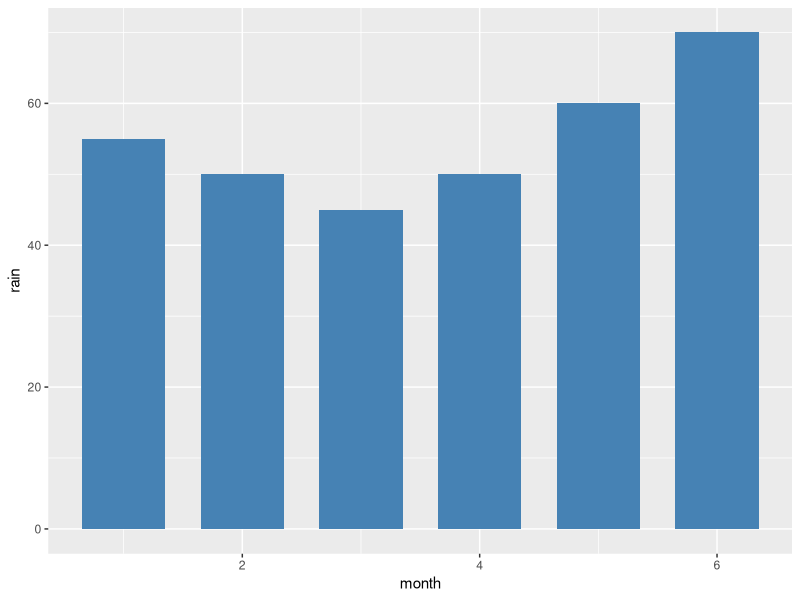
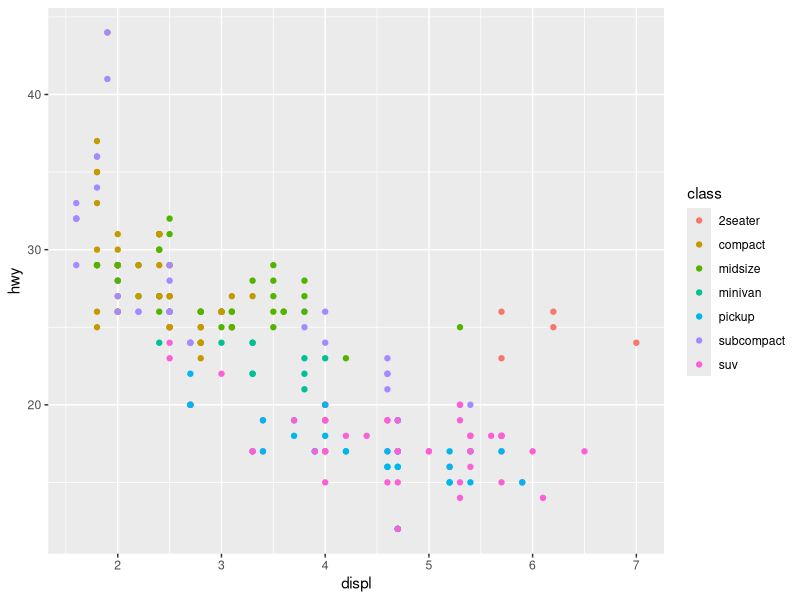
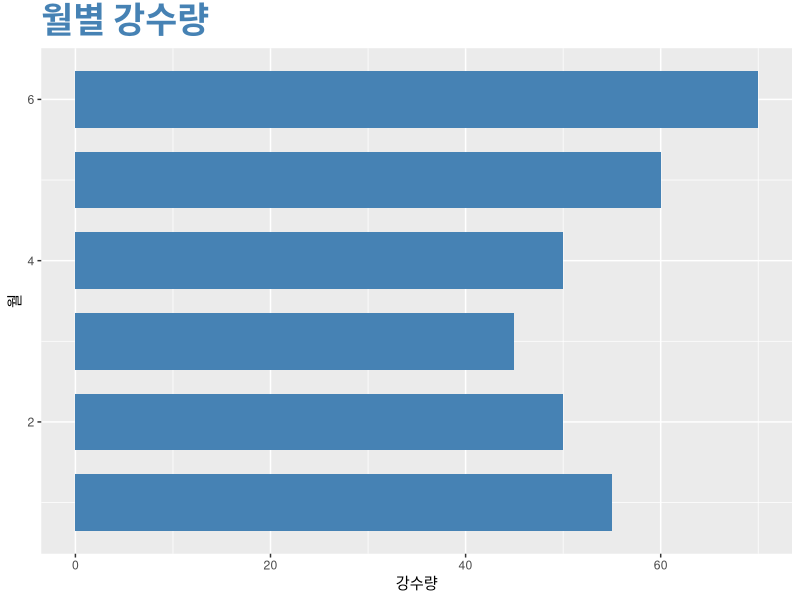
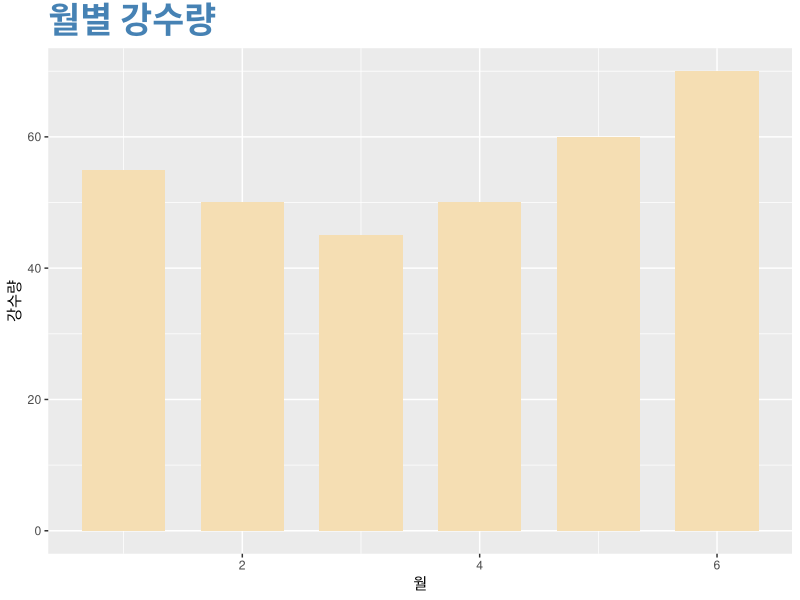
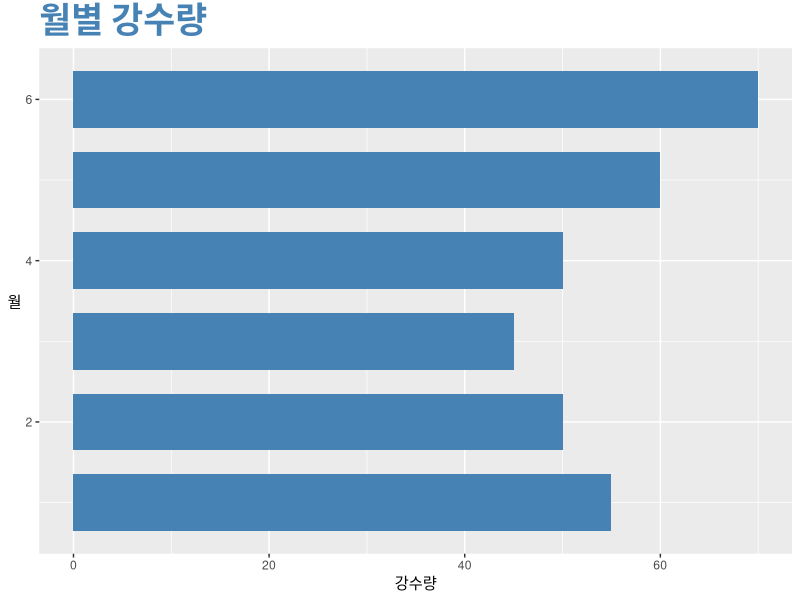
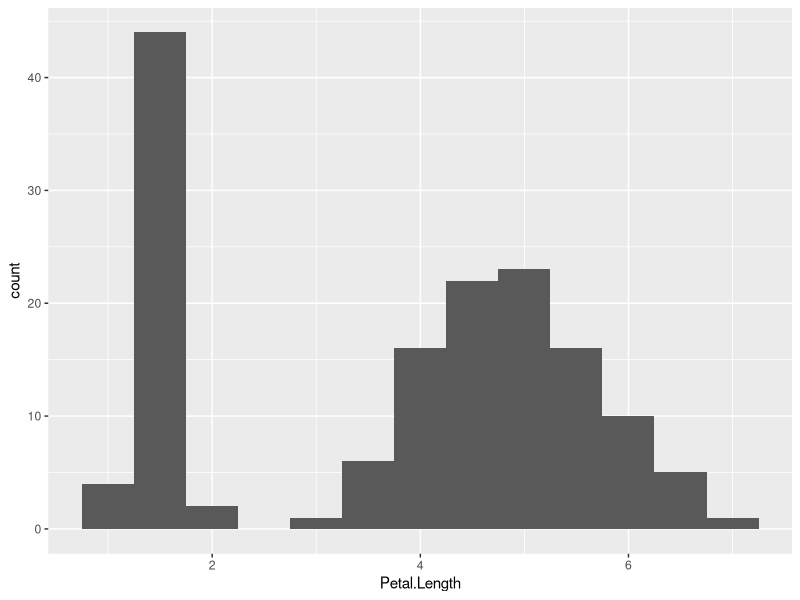
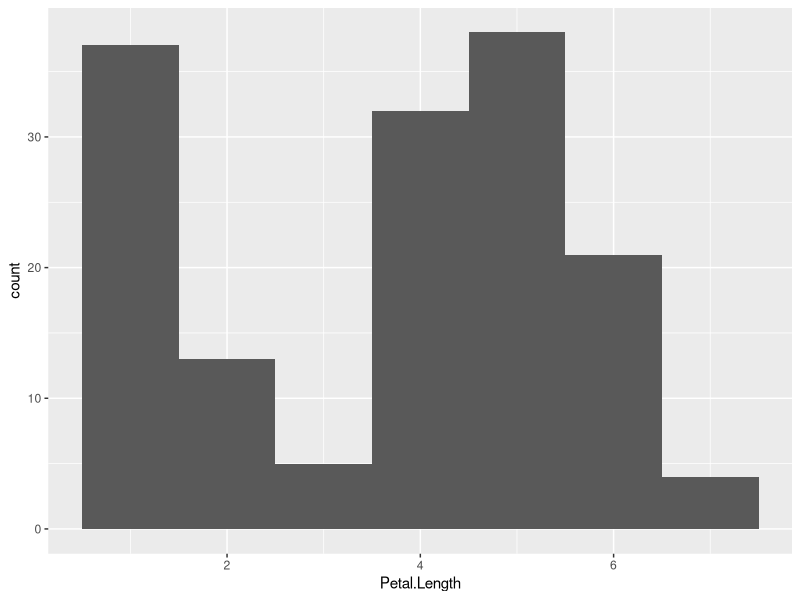
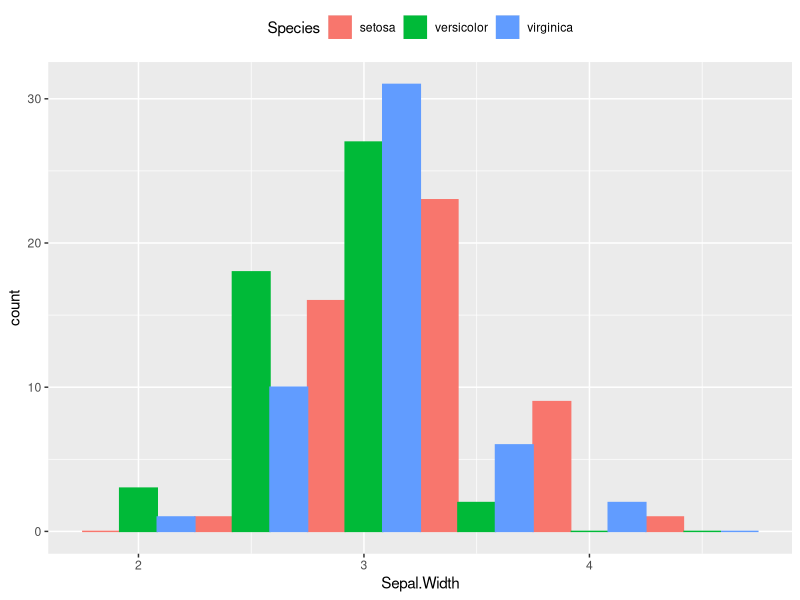

Recreate these plots in R, in order.
# ch08-sect2.R

# 8-5.R
library(ggplot2)

month <- c(1,2,3,4,5,6)
rain <- c(55,50,45,50,60,70)
df <- data.frame(month,rain)         # 그래프를 작성할 대상 데이터
df

# https://ggplot2.tidyverse.org/
ggplot(df, aes(x=month, y=rain)) +   # 그래프를 그릴 데이터 지정
  geom_bar(stat="identity",          # 막대의 높이는 y축에 해당하는 열의 값
           width=0.7,                # 막대의 폭 지정
           fill="steelblue")         # 막대의 색 지정

ggplot(mpg, aes(displ, hwy, colour = class)) + 
  geom_point()

# 8-6.R
ggplot(df, aes(x=month,y=rain)) +         # 그래프를 그릴 데이터 지정
  geom_bar(stat="identity",               # 막대 높이는 y축에 해당하는 열의 값
           width=0.7,                     # 막대의 폭 지정
           fill="steelblue") +            # 막대의 색 지정
  ggtitle("월별 강수량") +                # 그래프의 제목 지정
  theme(plot.title = element_text(size=25, face="bold", colour="steelblue")) +
  labs(x="월",y="강수량") +               # 그래프의 x, y축 레이블 지정
  coord_flip()                            # 그래프를 가로 방향으로 출력

ggplot(df, aes(x=month,y=rain)) +         # 그래프를 그릴 데이터 지정
  geom_bar(stat="identity",               # 막대 높이는 y축에 해당하는 열의 값
           width=0.7,                     # 막대의 폭 지정
           fill="wheat") +                # 막대의 색 지정
  ggtitle("월별 강수량") +                # 그래프의 제목 지정
  theme(plot.title = element_text(size=25, face="bold", colour="steelblue")) +
  labs(x="월",y="강수량")                 # 그래프의 x, y축 레이블 지정

# 다음 코드에서 y축 레이블 '월'을 정상적으로 표시
ggplot(df, aes(x=month, y=rain)) +        # 그래프를 그릴 데이터 지정
  geom_bar(stat="identity",               # 막대 높이는 y축에 해당하는 열의 값
           width=0.7,                     # 막대의 폭 지정
           fill="steelblue") +            # 막대의 색 지정
  ggtitle("월별 강수량") +                # 그래프의 제목 지정
  theme(plot.title = element_text(size=25, face="bold", colour="steelblue"),
        axis.title.y = element_text(angle=0, vjust=0.5)) +  # y축 레이블을 세로로 회전
  labs(x="월", y="강수량") +               # 그래프의 x, y축 레이블 지정
  coord_flip()                            # 그래프를 가로 방향으로 출력

# 8-7.R
library(ggplot2)

ggplot(iris, aes(x=Petal.Length)) +    # 그래프를 그릴 데이터 지정
  geom_histogram(binwidth=0.5)         # 히스토그램 작성

ggplot(iris, aes(x=Petal.Length)) +    # 그래프를 그릴 데이터 지정
  geom_histogram(binwidth=1)           # 히스토그램 작성

# 8-8.R
library(ggplot2)

ggplot(iris, aes(x=Sepal.Width, fill=Species, color=Species)) + 
  geom_histogram(binwidth = 0.5, position="dodge") + 
  theme(legend.position="top")

ggplot(iris, aes(x=Sepal.Width)) + 
  geom_histogram(binwidth = 0.5)  

range(iris$Sepal.Width)

ggplot(iris, aes(x=Sepal.Width, fill=Species, color="red")) + 
  geom_histogram(binwidth = 0.5, position="dodge") + 
  theme(legend.position="top")

ggplot(iris, aes(x=Sepal.Width, fill=Species, color=Species)) + 
  geom_histogram(binwidth = 0.5, position="stack") + 
  theme(legend.position="top")

ggplot(iris, aes(x=Sepal.Width, fill=Species, color=Species)) + 
  geom_histogram(binwidth = 0.5, position="dodge") + 
  theme(legend.position="left")

ggplot(iris, aes(x=Sepal.Width)) + 
  geom_histogram(binwidth = .5) + 
  theme(legend.position="top")

# mfrow: multi-figure by row
par(mfrow = c(2, 2))  # 순서: 왼쪽에서 오른쪽, 위에서 아래
plot(1:10, main = "Plot 1")
plot(1:10, main = "Plot 2")
plot(1:10, main = "Plot 3")
plot(1:10, main = "Plot 4")
par(mfrow = c(1, 1))

par(mfcol = c(2, 2))  # 순서: 위에서 아래, 왼쪽에서 오른쪽
plot(1:10, main = "Plot 1")
plot(1:10, main = "Plot 2")
plot(1:10, main = "Plot 3")
plot(1:10, main = "Plot 4")
par(mfrow = c(1, 1))

##################################################
# ggplot은 위 방법으로 안되고 다음으로 처리
library(ggplot2)
library(gridExtra)

# 각 플롯 정의
p1 <- ggplot(iris, aes(x=Sepal.Width)) + 
  geom_histogram(binwidth = .5) + 
  theme(legend.position="top")

p2 <- ggplot(iris, aes(x=Sepal.Width, fill=Species, color=Species)) + 
  geom_histogram(binwidth = 0.5, position="dodge") + 
  theme(legend.position="left")

# 플롯 배열, 1행 2열로 그리기
grid.arrange(p1, p2, nrow = 2, ncol = 1)

#################################################
# 구간과 빈도수 알기
# 히스토그램 생성
p1 <- ggplot(iris, aes(x = Sepal.Width)) + 
  geom_histogram(binwidth = 0.5)

# 계산된 데이터 확인
gg_data <- ggplot_build(p1)$data[[1]]
print(gg_data[c('y', 'xmin', 'xmax')])

# 히스토그램 생성 및 빈도수 레이블 추가
ggplot(iris, aes(x = Sepal.Width)) + 
  geom_histogram(binwidth = 0.5, fill = "steelblue", color = "black") +
  geom_text(stat = "bin", aes(label = ..count..), binwidth = 0.5, vjust = -0.5) +
  labs(x = "Sepal Width", y = "Count")

###################################################


# 8-9.R
library(ggplot2)

ggplot(data=iris, aes(x=Petal.Length, y=Petal.Width)) + 
  geom_point()

# 8-10.R
library(ggplot2)

ggplot(data=iris, aes(x=Petal.Length, y=Petal.Width, color=Species)) +
  geom_point(size=3) +
  ggtitle("꽃잎의 길이와 폭") +              # 그래프의 제목 지정
  theme(plot.title = element_text(size=25, face="bold", colour="steelblue"))

# 8-11.R
library(ggplot2)

ggplot(data=iris, aes(y=Petal.Length)) + 
  geom_boxplot(fill="yellow") 

# 8-12.R
library(ggplot2)

ggplot(data=iris, aes(y=Petal.Length, fill=Species)) + 
  geom_boxplot() 

str(iris)
boxplot(iris$Petal.Length ~ iris$Species, iris, 
        col = c("lightgray", "yellow", "skyblue"))

# 8-13.R
library(ggplot2)

airmiles
year <- 1937:1960
cnt <- as.vector(airmiles)
df <- data.frame(year,cnt)             # 데이터 준비
head(df)

ggplot(data=df, aes(x=year,y=cnt)) +   # 선그래프 작성
  geom_line(col="red")

plot(airmiles)
